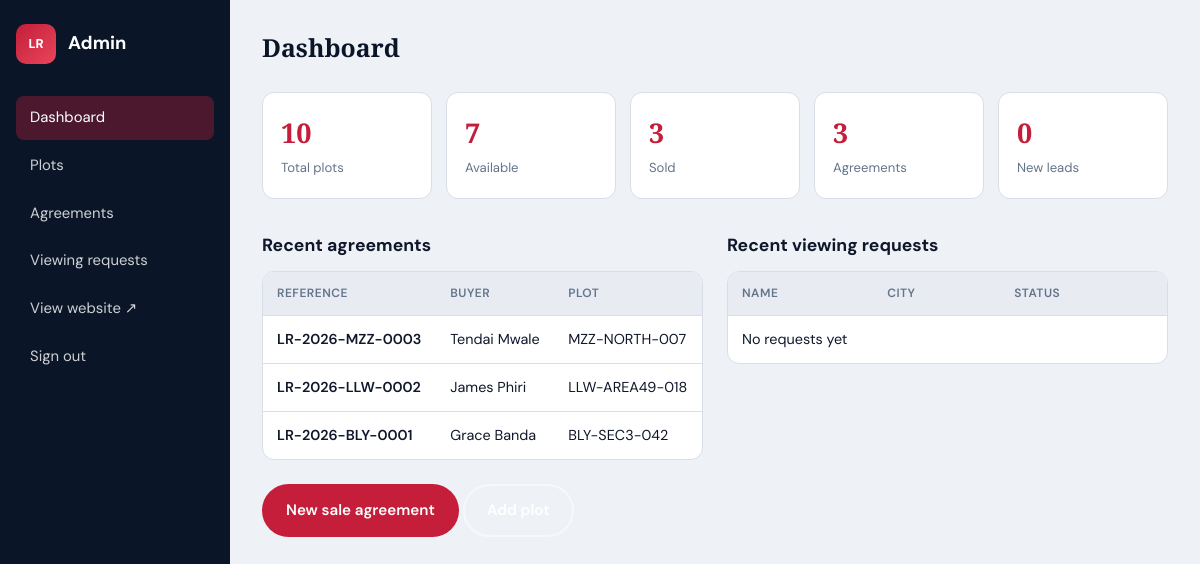
/admin/ (signed in), run on the app's committed database.
### app/models.py (models this page shows, shortened)
class Agreement(db.Model):
    __tablename__ = "agreements"
    id = db.Column(db.Integer, primary_key=True)
    reference = db.Column(db.String(40), unique=True, nullable=False, index=True)
    buyer_name = db.Column(db.String(120), nullable=False)
    buyer_phone = db.Column(db.String(30))
    buyer_email = db.Column(db.String(120))
    plot_id = db.Column(db.Integer, db.ForeignKey("plots.id"), unique=True, nullable=False)
    status = db.Column(db.String(50), default="Agreement signed")
    agreement_date = db.Column(db.Date, nullable=False)
    notes = db.Column(db.Text)
    qr_filename = db.Column(db.String(120))
    created_at = db.Column(db.DateTime, default=lambda: datetime.now(timezone.utc))
    plot = db.relationship("Plot", back_populates="agreement")

class Plot(db.Model):
    __tablename__ = "plots"
    id = db.Column(db.Integer, primary_key=True)
    plot_code = db.Column(db.String(50), unique=True, nullable=False)
    city = db.Column(db.String(50), nullable=False)
    title = db.Column(db.String(120), nullable=False)
    size_sqm = db.Column(db.Integer, nullable=False)
    plot_type = db.Column(db.String(50), default="Residential")
    price_mwk = db.Column(db.Integer)
    status = db.Column(db.String(30), default="Available")
    description = db.Column(db.Text)
    coordinates = db.Column(db.String(80))
    image1 = db.Column(db.String(200))
    image2 = db.Column(db.String(200))
    image3 = db.Column(db.String(200))
    created_at = db.Column(db.DateTime, default=lambda: datetime.now(timezone.utc))
    agreement = db.relationship("Agreement", back_populates="plot", uselist=False)

### app/routes_admin.py (the view)
@admin_bp.route("/")
@login_required
def dashboard():
    stats = {
        "plots": Plot.query.count(),
        "available": Plot.query.filter_by(status="Available").count(),
        "sold": Plot.query.filter_by(status="Sold").count(),
        "agreements": Agreement.query.count(),
        "leads": ViewingRequest.query.filter_by(status="New").count(),
    }
    recent_agreements = Agreement.query.order_by(Agreement.created_at.desc()).limit(5).all()
    recent_leads = ViewingRequest.query.order_by(ViewingRequest.created_at.desc()).limit(5).all()
    return render_template(
        "admin/dashboard.html",
        stats=stats,
        recent_agreements=recent_agreements,
        recent_leads=recent_leads,
    )

### app/models.py (called while the page is built)
@login_manager.user_loader
def load_user(user_id):
    return db.session.get(Admin, int(user_id))

### app/templates/admin/dashboard.html (shortened to what this page needs)
{% extends "admin/base_admin.html" %}
{% block content %}
<h1>Dashboard</h1>
<div class="stats-grid">
  <div class="stat-card"><strong>{{ stats.plots }}</strong><span>Total plots</span></div>
  <div class="stat-card"><strong>{{ stats.available }}</strong><span>Available</span></div>
  <div class="stat-card"><strong>{{ stats.sold }}</strong><span>Sold</span></div>
  <div class="stat-card"><strong>{{ stats.agreements }}</strong><span>Agreements</span></div>
  <div class="stat-card"><strong>{{ stats.leads }}</strong><span>New leads</span></div>
</div>
<div style="display:grid;grid-template-columns:1fr 1fr;gap:24px">
  <div>
    <h2 style="font-size:1.1rem;margin-bottom:12px">Recent agreements</h2>
    <div class="table-wrap">
      <table>
        <thead><tr><th>Reference</th><th>Buyer</th><th>Plot</th></tr></thead>
        <tbody>
          {% for a in recent_agreements %}
          <tr>
            <td><a href="{{ url_for('admin.agreement_detail', agr_id=a.id) }}" style="color:var(--accent);font-weight:600">{{ a.reference }}</a></td>
            <td>{{ a.buyer_name }}</td>
            <td>{{ a.plot.plot_code }}</td>
          </tr>
          {% else %}
          <tr><td colspan="3">No agreements yet</td></tr>
          {% endfor %}
        </tbody>
      </table>
    </div>
  </div>
  <div>
    <h2 style="font-size:1.1rem;margin-bottom:12px">Recent viewing requests</h2>
    <div class="table-wrap">
      <table>
        <thead><tr><th>Name</th><th>City</th><th>Status</th></tr></thead>
        <tbody>
          {% for l in recent_leads %}
          <tr>
            <td>{{ l.name }}</td>
            <td>{{ l.city }}</td>
            <td><span class="badge badge-{{ l.status|lower }}">{{ l.status }}</span></td>
          </tr>
          {% else %}
          <tr><td colspan="3">No requests yet</td></tr>
          {% endfor %}
        </tbody>
      </table>
    </div>
  </div>
</div>
<p style="margin-top:24px">
  <a href="{{ url_for('admin.agreement_new') }}" class="btn btn-primary">New sale agreement</a>
  <a href="{{ url_for('admin.plot_new') }}" class="btn btn-outline">Add plot</a>
</p>
{% endblock %}

### app/static/css/styles.css (style rules this page uses)
:root { --navy: #0a1628; --navy-mid: #12233d; --navy-soft: #1a3358; --red: #c41e3a; --red-hover: #a01830; --red-soft: #fde8ec; --bg: #f4f6f9; --bg-alt: #e8ecf2; --surface: #ffffff; --ink: #0f172a; --ink-muted: #64748b; --border: #d8dee8; --success: #0d7a4f; --whatsapp: #25d366; --whatsapp-hover: #1da851; --radius: 12px; --radius-lg: 18px; --shadow: 0 4px 20px rgba(10, 22, 40, 0.06); --shadow-lg: 0 16px 48px rgba(10, 22, 40, 0.12); --font: "DM Sans", system-ui, sans-serif; --serif: "Playfair Display", Georgia, serif; --header-h: 76px; }
*, *::before, *::after { box-sizing: border-box; margin: 0; padding: 0; }
html { scroll-behavior: smooth; }
body { font-family: var(--font); background: var(--bg); color: var(--ink); line-height: 1.6; -webkit-font-smoothing: antialiased; }
a { color: inherit; text-decoration: none; }
.btn { display: inline-flex; align-items: center; justify-content: center; gap: 8px; padding: 12px 22px; border-radius: 999px; font-weight: 600; font-size: .95rem; border: 2px solid transparent; cursor: pointer; transition: background .15s, color .15s, border-color .15s, transform .1s, box-shadow .15s; }
.btn-primary { background: var(--red); color: #fff; }
.btn-outline { background: transparent; border-color: rgba(255,255,255,0.5); color: #fff; }
.admin-body { background: #eef1f6; }
.admin-main h1 { font-family: var(--serif); font-size: 1.55rem; margin-bottom: 24px; color: var(--navy); }
.stats-grid { display: grid; grid-template-columns: repeat(5, 1fr); gap: 14px; margin-bottom: 32px; }
.stat-card { background: var(--surface); border-radius: var(--radius); padding: 18px; border: 1px solid var(--border); }
.stat-card strong { display: block; font-size: 1.7rem; color: var(--red); font-family: var(--serif); }
.stat-card span { font-size: .82rem; color: var(--ink-muted); }
.table-wrap { background: var(--surface); border-radius: var(--radius); border: 1px solid var(--border); overflow: auto; }
table { width: 100%; border-collapse: collapse; font-size: .9rem; }
th, td { padding: 12px 14px; text-align: left; border-bottom: 1px solid var(--border); }
th { background: var(--bg-alt); font-weight: 600; font-size: .75rem; text-transform: uppercase; letter-spacing: .04em; color: var(--ink-muted); }
tr:last-child td { border-bottom: none; }

### data on the page
Agreement: reference "LR-2026-MZZ-0003", buyer_name "Tendai Mwale", plot.plot_code "MZZ-NORTH-007"
Agreement: reference "LR-2026-LLW-0002", buyer_name "James Phiri", plot.plot_code "LLW-AREA49-018"
Agreement: reference "LR-2026-BLY-0001", buyer_name "Grace Banda", plot.plot_code "BLY-SEC3-042"

### other printed values
{{ stats.plots }} "10"
{{ stats.available }} "7"
{{ stats.sold }} "3"
{{ stats.agreements }} "3"
{{ stats.leads }} "0"
